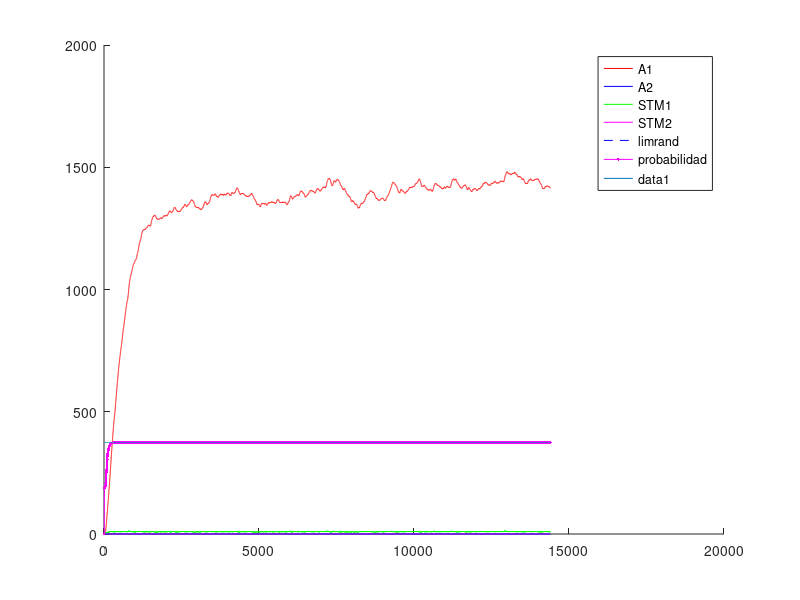
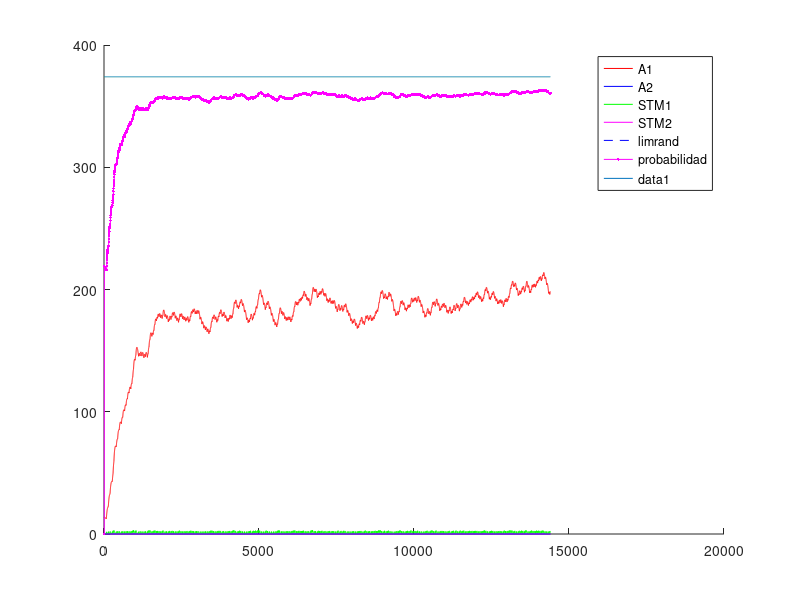
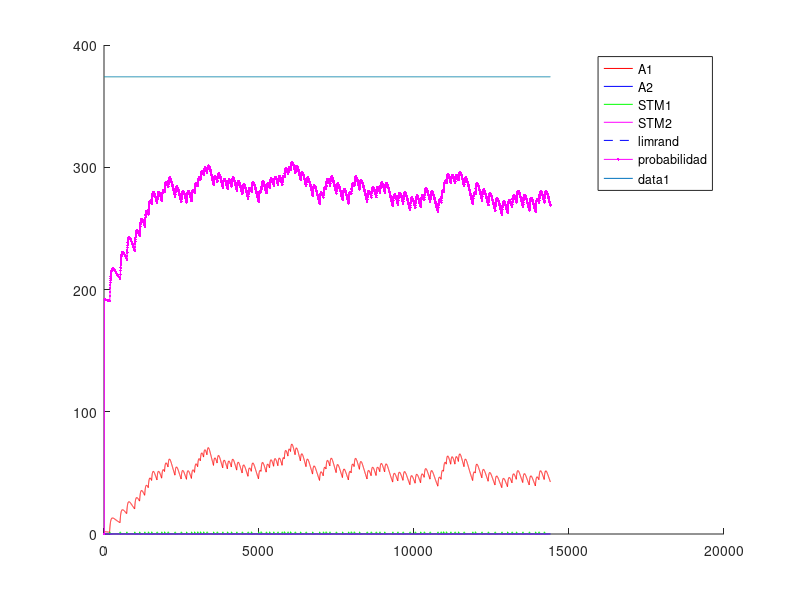
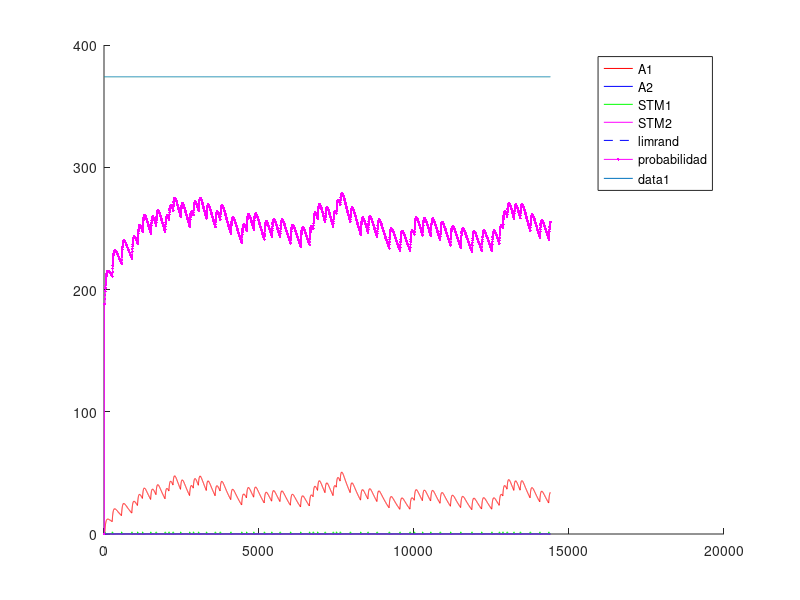

Reproduce these figures in MATLAB, in order.
%% Experimento con Variable-Ratio - VR - Tasa Variable
%% Existen multiples intancias de palanquelo (cada vez que realiza respuesta decide si realiza otro o no)
%% Sesiones de 3600 segundos
%% 3 sesiones por tasa de refuerzo (o quizas hasta que sature)
%% 5 sesiones por Experimento.
%% Cada sesion 
%% Tiempo para realizar un respuesta 1 segundo
%% 
%% La probabilidad de eleccion se ajusta al nivel de maxima frecuencia de palanqueo

close all
clc
clear

%% Matriz de pago 0 1 
%% 1 - 
%%%
%%% 
function rf = feel(pellets)
  rf=0;
  if (nargin~=0)
    rf=(12.8*(1-exp(-.25.* pellets.^(2))))+(12.8*(1-exp(-.5.* pellets)));
  else
    error ("Faltan parametros");
  endif
endfunction
%% 
%% 

%% INICIALIZATION
%%%%%% CONSTANTES DE SESIONES
Ntrial  =  1 ;   %% un trial de 3600 segundos
tTrial  =  3600; %% en segundos
tResp   =  1;    %% en segundos
tMuestreo = 0.25;%% en segundos
Nses    =  5 ;
Vr=[1,10,30,40,60]; %% tasa medias de palanquei
Ntest   =  1;
limrand =  0.138;
saving  =  0.01 ;
%%%%%% CONSTANTES DE DECAIMIENTO
alpha = 1*tMuestreo;
beta  = 0.125*tMuestreo ;
gamma = 0.0067*tMuestreo;%0.025 ; 
delta = 1*tMuestreo;
%%%%%% INICIALIZACION
palanca = zeros(2,1);
Rf_1=0;
Rf_2=0;
A1=zeros(1,Ntest);
A2=zeros(1,Ntest);
stm_1=zeros(2,Ntest);
stm_2=zeros(2,Ntest);
d=1;
x_1=zeros(30,1);
x_2=zeros(30,1);
sesion = zeros(Nses,1);
trialXsesion = zeros(Nses,Ntrial);
terminal_sesion=zeros(Nses,1);
nb_resp = zeros(Nses,Ntest);
refuerzo = zeros(Nses,Ntest);
t_ref = zeros(Nses,1);
cum_resp = zeros(Nses,1);
contadorP1=0;
contadorP2=0;

%% CALCULO DE AROUSAL MAXIMO
%% Iteraciones de respuesta refuerzo para encotnrar el STM medio
Nconfig=5; %% Tasa de respuesta de configuracion
%plot([1:0.01:20],(12.8*(1-exp(-.25.* [1:0.01:20].^(2))))+(12.8*(1-exp(-.5.* [1:0.01:20]))),'.k')
R1 = floor(feel(1)); %tiempo de refuezo para R
l1 = Nconfig/tMuestreo; % duracion entre trials
suma = 0; %suma es un valor necesaria para calcular max1 y min1
suma = alpha*R1 %% Refuerzo cada N respuestas
iter=100; %% numero de iteraciones para que converja el stm
max1 = 0; %maximum de stm1
min1 = 0; %minimum de stm1
for i = 1:iter 
  suma = (1-beta)^(Nconfig/tMuestreo)*suma;%% Instantes que decae el stm
  min1=suma;
  suma += alpha*R1; %Refuerzo
  max1=suma;
end
comp=.88;
S1 = (((max1-min1)*(comp*l1))/2)+min1*comp*l1; %calcul de la superficie del triangulo mas la de el rectangulo
stm_1_medio = S1/(l1);
A1max = (delta/gamma)*stm_1_medio;

%% INICIO DE LAS ITERATIONS
for l = 1:Ntest  %% TESTES
  Num=0;
  for k = 1:Nses  %% SESIONES (cambia el N)
    i=2;
    %duracion = [1,tTrial*ones(1,Ntrial)];
    
    contador = 1;
    palanca(1)=randi(2);
    %% Agregar tasa de refuerzos  %%
    tasa=Vr(k);
    if k>1
      A1(Num+1,l)=saving*A1(Num,l);
      A2(Num+1,l)=saving*A2(Num,l);
      stm_1(Num+1,l)=0*stm_1(Num,l);
      stm_2(Num+1,l)=0*stm_2(Num,l); 
      %%% ELECCION DE LA PRIMERA PALANCA 
      if A1(Num,1)>A2(Num,1)
        palanca(2)=1;
      else
        palanca(2)=2;
      end
    end       
    
    for j=2:(Ntrial*tTrial/tMuestreo) %% Todos los trials juntos
      
      if contador == tResp/tMuestreo%duracion(i)
        contador = 1;
        
        i = i+1 ;
        J = j ;
        P(i,k)=0.5*(1-exp(-(5*A1((j-1)+Num,l))/A1max))+0.5; %probabilidad en exponential
        %P=.99;
        %P2(i,k)=0.5*(1-exp(-(5*A2((j-1)+Num,l))/A2max))+0.5;
        
        a = rand ;
        %%% ELECCION DE LA PALANCA %%% Basicamente elige palanquear o no palanquear
        if (A1((j-1)+Num,l)<=limrand)&&(A2((j-1)+Num,l)<=limrand)
          palanca(i)=randi(2);
        elseif (A1((j-1)+Num,l)>=limrand)&&(A2((j-1)+Num,l)<=limrand)
          if a>=P(i,k)
            palanca(i)=2;
          else
            palanca(i)=1;
          end
        elseif (A1((j-1)+Num,l)<=limrand)&&(A2((j-1)+Num,l)>=limrand)
          if a>=P(i,k)
            palanca(i)=1;
          else
            palanca(i)=2;
          end
        end
        %% Contadores para tasa de refuerzo
        if palanca(i)==1
          contadorP1++;
        else
          contadorP2++;
        endif
        %%% REFUERZO %%%
        if (contadorP1>=tasa)
          %if (palanca(i)==1) %% palanquea
          Rf_1=floor(feel(1));
          Rf_2=0;
          %elseif (palanca(i-1)==2) %% No palanquea
          %  Rf_1=0;
          %  Rf_2=0;%floor(10*(1-exp(-0.8* 2 )));
          %end
          %stm_1(j+Num,l)=(1-beta)*stm_1((j-1)+Num,l)+alpha*Rf_1;
          %stm_2(j+Num,l)=(1-beta)*stm_2((j-1)+Num,l)+alpha*Rf_2;
          contadorP1=0;
          dispe=.5; %% dispercion del 50% del valor de la tasa
          tasa=Vr(k)*(1 + dispe*(1-2*rand)); %% Asignacion de tasa  
          refuerzo(k,l)++;
          t_ref(k,i)=1;
        end
      else
        contador=contador +1;
        Rf_1=0;
        Rf_2=0;
      end
      stm_1(j+Num,l)=(1-beta)*stm_1((j-1)+Num,l)+alpha*Rf_1;
      stm_2(j+Num,l)=(1-beta)*stm_2((j-1)+Num,l)+alpha*Rf_2;
      A1(j+Num,l)=(1-gamma)*A1((j-1)+Num,l)+delta*stm_1(j+Num,l);
      A2(j+Num,l)=(1-gamma)*A2((j-1)+Num,l)+delta*stm_2(j+Num,l);
      
%      if floor(j/tTrial)==(j/tTrial)
%        trialXsesion()
%      end
    end
    
    
    %%% CONTADOR DE A QUE J SE CAMBIA LA SESION
    %sesion(k-1,l)=j;
    sesion(k,l)=j+Num;
    %%% DEFINICION DE NUM
%    compteur = 0 ;
%    for i=1:length(A1(:,l))
%      if A1(i,l)~=0
%        compteur = compteur +1;
%      end
%    end
%    Num=compteur;
    Num = j+Num;
    Sizemat = length(A1);
    
    if palanca(1)==1
      nb_resp(k,l)=1;
      cum_resp(k,1)=1;
    end
    for j = 2:length(palanca)
      if palanca(j)==1
        %nb_coop(k-1,l)= nb_coop(k-1,l)+1;
        nb_resp(k,l)++;
        cum_resp(k,j)=cum_resp(k,j-1)+1;
      else
        cum_resp(k,j)=cum_resp(k,j-1);
      end
    end
  end
end


%%% PRUEBAS 
%%% ENCONTRA LA LONGITUD REAL DEL EXPERIMENTACION
nonnul = zeros(Ntest,1);
for k=1:Ntest
  for i=1:length(A1)
    if A1(i,k) ~= 0
      nonnul(k)=nonnul(k)+1;
    end
  end
end

%%% PRUEBA I _ PESO DE LA EXPERIMENTACION EN LA MEMORIA
porcent = 0;
for i = 1:Ntest
  if sum(A1(:,i)) > 10 * sum(A2(:,i))
    porcent = porcent +1;
  end
end

%%% PRUEBA II _ SI LA EXCITATION ALCANZA A SU MAXIMUM
maxima = zeros(Ntest,1);
for k = 1:Ntest
  if floor(max(A1(:,k))) == floor(max(max(A1))) 
    maxima(k) = maxima(k) +1;
  end
end

%%% PRUEBA III _ EN QUE SESION LA PALANCA GANA DE VERDAD
%ird = zeros(Ntest,1);
%for k = 1:Ntest
%  i=1;
%  while 1
%    if A1(nonnul(k)-i,k) < limrand
%      ird(k) = nonnul(k)-i+1;
%      break;
%    else
%      i=i+1;
%    end
%  end
%end
%
%%%% PRUEBA IV _ CONVIERTE J EN NUMERO DE SESION
%for k = 1:Ntest
%  i=1;
%  while 1
%    if ird(k) <= sum(sesion(1:i)+50)
%      ird(k)=i;
%      break;
%    else
%      i=i+1;
%    end
%  end
%end

%%% PRUEBA V _ PORCENTAJE DE COOPERACION POR SESION / EXPERIMENTO


%porcentaje_coop_sesion=zeros(Nses,Ntest);
%porcentaje_coop_experimento=zeros(Ntest,1);
%for k = 1:Ntest
%  porcentaje_coop_experimento(k)=sum(nb_coop(:,k))/(Ntrial*Nses)*100;
%end

%for i=1:Ntest
%  terminal_sesion(1,i)=sesion(1,i);
%  for j=2:Nses
%    terminal_sesion(j,i)=sesion(j,i)+terminal_sesion(j-1,i);
%  end
%end

%%% DEMOSTRACION 


%promedio_sesion=sum(ird)/Ntest
%porcent_10xsuperior_al_otra=porcent/Ntest * 100;
%cuanto_alcanzan_al_maxima=sum(maxima)/Ntest * 100;
%porcentaje_coop_experimento;
%porcentaje_coop_sesion=floor(nb_coop/Ntrial*100);

resp_por_segundos=nb_resp/length(palanca); %numero de respuestas dividido por el numero de respestas maximal posible

for i=1:Ntest
  for j=1:Nses
    figure
    hold on
    %plot(sesion(j,i)*ones(1,max(max(A1(:,i)))),(1:max(max(A1(:,i)))),'--k');
    %h=plot((sesion(j,i).*tMuestreo)*ones(1,max(max(A1(:,i)))),(1:max(max(A1(:,i)))),'--k');
    %set(h, "linewidth", 2);
    if j==1
      plot(1:Ntrial*tTrial/tMuestreo,A1(1:sesion(j,i),i),'r',1:Ntrial*tTrial/tMuestreo,A2(1:sesion(j,i),i),'b',1:Ntrial*tTrial/tMuestreo,stm_1(1:sesion(j,i),i),'g',1:Ntrial*tTrial/tMuestreo,stm_2(1:sesion(j,i),i),'m',1:Ntrial*tTrial/tMuestreo,limrand*ones(1,Ntrial*tTrial/tMuestreo),'--b')
      plot((1:(Ntrial*tTrial)+1)/tMuestreo,P(:,j)'*A1max,'.-m');
      legend("A1","A2","STM1","STM2","limrand","probabilidad");
    else
      plot(1:Ntrial*tTrial/tMuestreo,A1(sesion(j-1,i)+1:sesion(j,i),i),'r',1:Ntrial*tTrial/tMuestreo,A2(sesion(j-1,i)+1:sesion(j,i),i),'b',1:Ntrial*tTrial/tMuestreo,stm_1(sesion(j-1,i)+1:sesion(j,i),i),'g',1:Ntrial*tTrial/tMuestreo,stm_2(sesion(j-1,i)+1:sesion(j,i),i),'m',1:Ntrial*tTrial/tMuestreo,limrand*ones(1,Ntrial*tTrial/tMuestreo),'--b')
      plot((1:(Ntrial*tTrial)+1)/tMuestreo,P(:,j)'*A1max,'.-m');
      legend("A1","A2","STM1","STM2","limrand","probabilidad");
    endif
    plot(1:Ntrial*tTrial/tMuestreo,A1max*ones(1,Ntrial*tTrial/tMuestreo))
    hold off
  endfor
endfor


%% Maximos exitos por tasa= 10-360 - 30-120 - 40-65 - 60-60 

color = 'rgbmkmrgbk';
figure
hold on
for i=1:Ntest
  plot(Vr,resp_por_segundos(:,i),'Color',color(i));
  title('Respuestas por segundos');
  xlabel('Tasa fija');
  ylabel('Respuestas/segundos');
  for j=1:Nses
    plot(Vr(j)*ones(1,floor(resp_por_segundos(j,i)*100)+1),(0:floor(resp_por_segundos(j,i)*100))/100,'k');
  end
end
hold off

figure
hold on
for i=1:Ntest
  plot(refuerzo(:,i),resp_por_segundos(:,i),'Color',color(i));
  title('Respuestas y refuerzo');
  xlabel('Refuezo/horas');
  ylabel('Respuestas/segundos');
  for j=1:Nses
    plot(refuerzo(j)*ones(1,floor(resp_por_segundos(j,i)*100)+1),(0:floor(resp_por_segundos(j,i)*100))/100,'k');
    a = strcat('Num= ',num2str(Vr(j)));
    if j==3
      text(refuerzo(j),-.085,a);
    elseif j==4
      text(refuerzo(j),-.1,a);
    elseif j==5
      text(refuerzo(j),-.03,a);
    else
      text(refuerzo(j),-.06,a);
    end
  end
end
hold off


figure
hold on
for i=1:Nses
  plot(1:length(cum_resp(i,:)),cum_resp(i,:),'Color',color(i));
  a=find(t_ref(i,:)==1);
  plot(a,cum_resp(i,a),'k+');
  title('Cumulative records');
  xlabel('Time');
  ylabel('Cumulative responses');
end
hold off

%%% probl�me de temps, pas le temps de d�croitre du coup red�marre plus
%%% haut CQFD
%%%% CASTIGO DE TIEMPO 
%%%% CUANTO VECES ELIGE COOPERATION
%%% Pour chaque session r�cup�rer le nombre de coop�ration et tracer la
%%% courbe correspondante 

